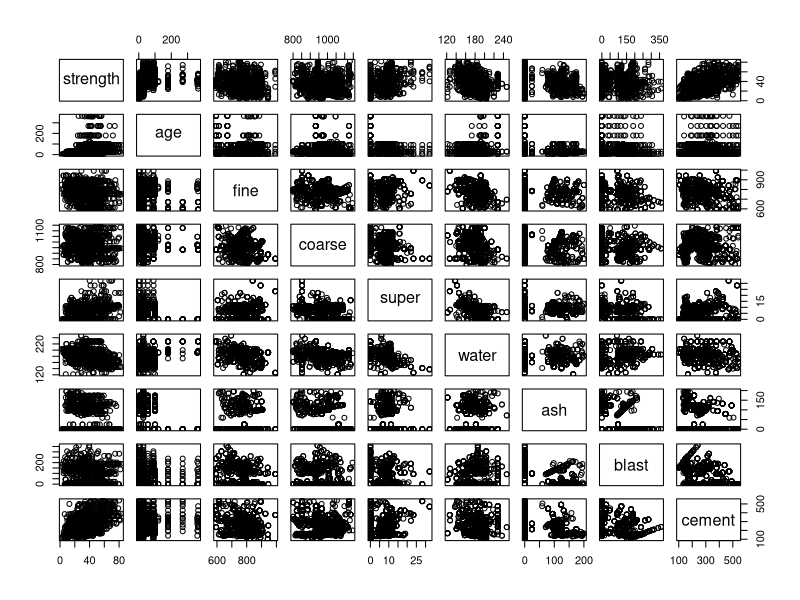
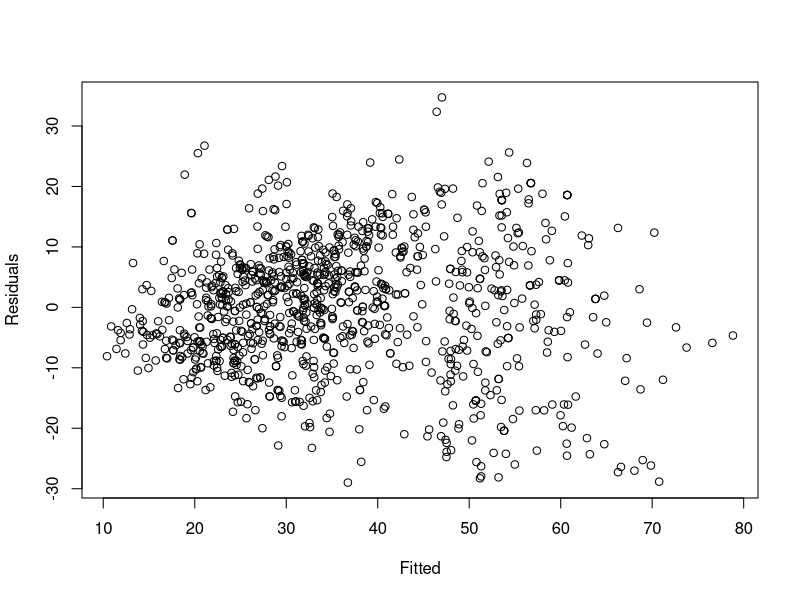
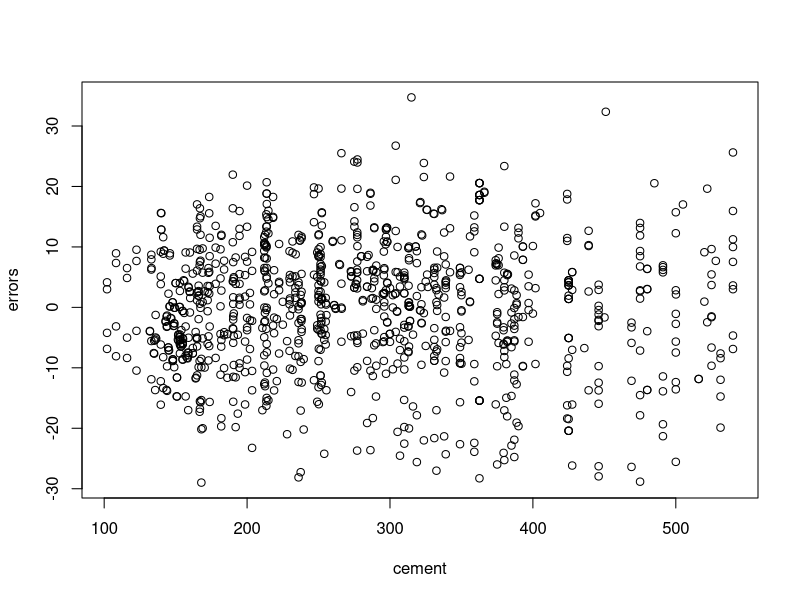
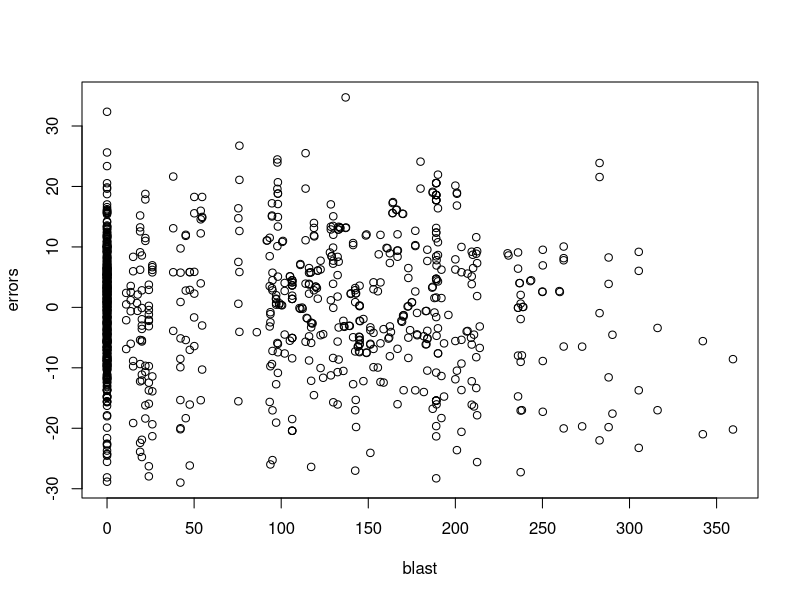
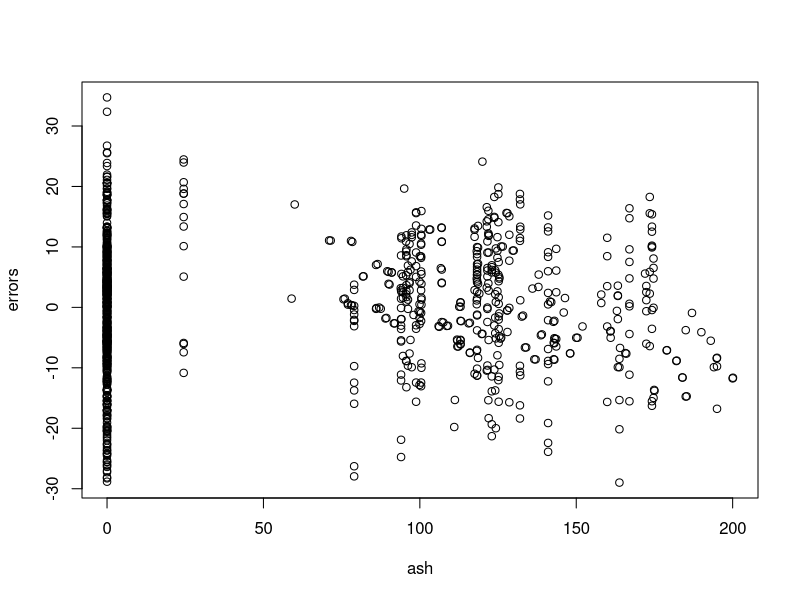
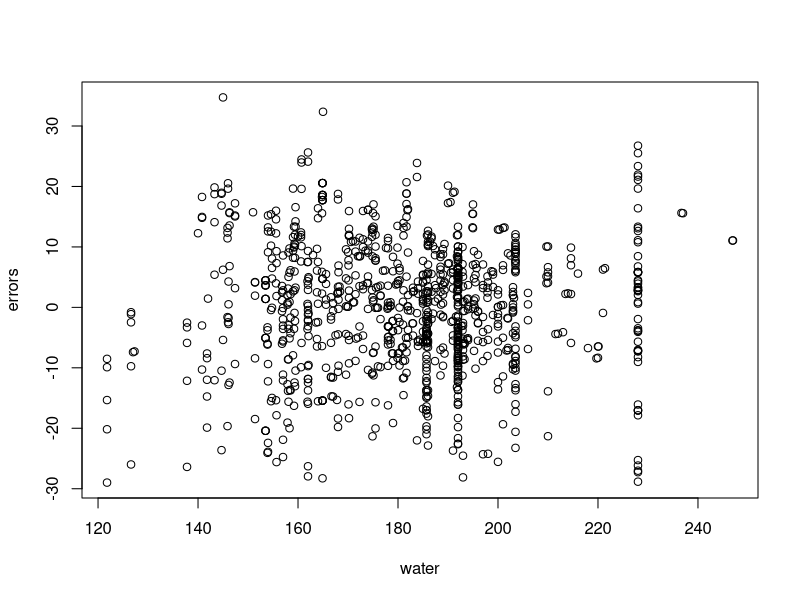
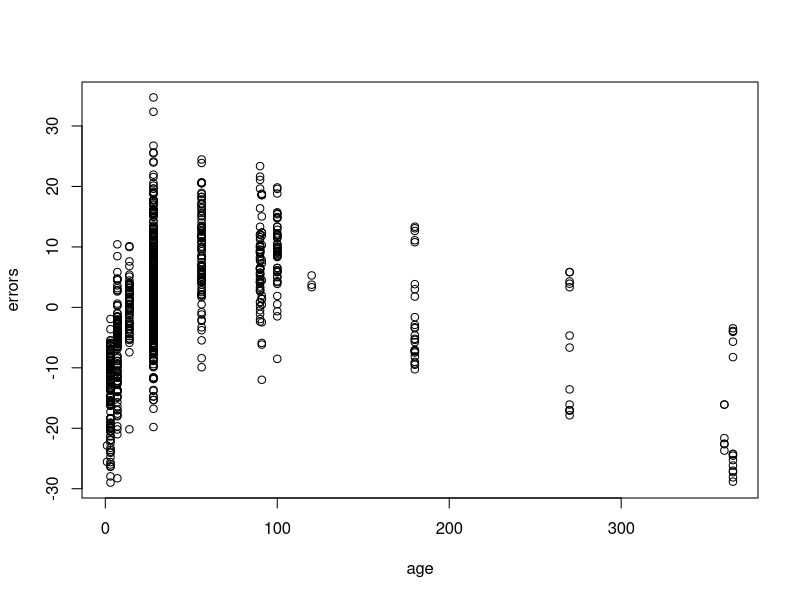
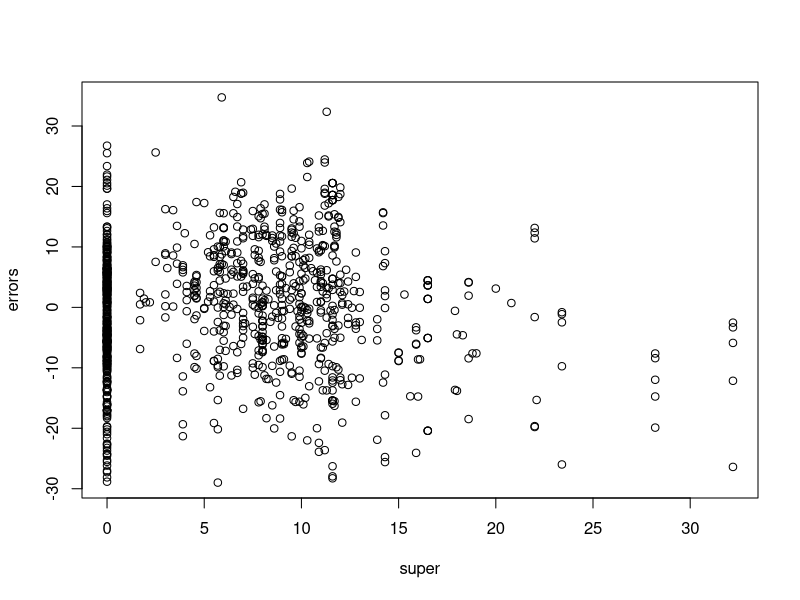

Write R code to recreate these figures, in order.
setwd("~/126 Project")
data=read.table("Concrete_Data.txt", sep="\t", header=TRUE)

names(data)<-c("Cement", "Blast Furnace", "Ash", "Water", "SuperPlasticizer", "CoarseAgg",
               "FineAgg", "Age", "Strength")

cement=data$Cement
blast=data$`Blast Furnace`
ash=data$Ash
water=data$Water
super=data$SuperPlasticizer
coarse=data$CoarseAgg
fine=data$FineAgg
age=data$Age
strength=data$Strength

cor(data)

pairs(~strength + age + fine + coarse + super + water + ash + blast + cement)


#Stepwise Regression
basemod=lm(strength~1)
stepmod=lm(strength ~ age + fine + coarse + super + water + ash + blast + cement)
step(basemod, scope = list(lower=basemod, upper=stepmod))

stepwise=lm(strength ~ cement + super + age + blast + water + 
              ash)
fittedstep=fitted(stepwise)
errors=strength-fittedstep

plot(fittedstep, errors, xlab="Fitted", ylab="Residuals")
plot(cement, errors)
plot(blast, errors)
plot(ash, errors)
plot(water, errors)
plot(age, errors)
plot(super, errors)

#QQ Line
qqnorm(errors)
qqline(errors)

shapiro.test(errors)
# Log transform age
library(MASS)
stepwise=lm(strength ~ cement + super + log(age) + blast + water + 
              ash)

fittedstep=fitted(stepwise)
errors=strength-fittedstep

plot(fittedstep, errors, xlab="fitted", ylab="residuals")
plot(cement, errors)
plot(blast, errors)
plot(ash, errors)
plot(water, errors)
plot(age, errors)
plot(super, errors)

qqnorm(errors)
qqline(errors)

shapiro.test(errors)

# Studentized residuals outliers

r_ext=sort(rstudent(stepwise))
n<-length(strength)
r_ext[n]

# Delete point 382, rerun regression and check for influential y values
data<-data[-c(382, 384, 15, 9, 405),]
rownames(data) <- 1:nrow(data)
# Check our regression with the studentized residuals deleted (9 , 405)
cement=data$Cement
blast=data$`Blast Furnace`
ash=data$Ash
water=data$Water
super=data$SuperPlasticizer
coarse=data$CoarseAgg
fine=data$FineAgg
age=data$Age
strength=data$Strength

stepwise=lm(strength ~ cement + super + log(age) + blast + water + 
              ash)

fittedstep=fitted(stepwise)
errors=strength-fittedstep

# Check the LINE conditions in residual vs predictor

plot(fittedstep, errors, xlab="Fitted", ylab="Residuals")
plot(cement, errors)
plot(blast, errors)
plot(ash, errors)
plot(water, errors)
plot(age, errors)
plot(super, errors)

# Check the normality condition
qqnorm(errors)
qqline(errors)

shapiro.test(errors)
hist(errors)

# We now check residuals vs predictor for other variables we did not include
combined1=cement*water
plot(combined1, errors)

combined2=cement*age
plot(combined2, errors)

combined3=cement^2
plot(combined3, errors)

combined4=cement*coarse
plot(combined4, errors)

combined5=water*coarse
plot(combined5, errors)

combined6=water*fine
plot(combined6, errors)

combined7=blast*coarse
plot(combined7, errors)

combined8=blast*fine
plot(combined8, errors)
